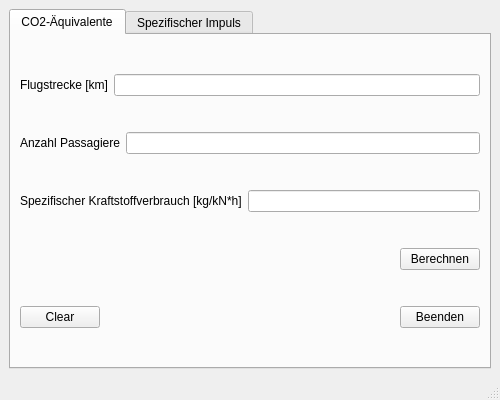
<?xml version="1.0" encoding="UTF-8"?>
<ui version="4.0">
 <class>MainWindow</class>
 <widget class="QMainWindow" name="MainWindow">
  <property name="geometry">
   <rect>
    <x>0</x>
    <y>0</y>
    <width>500</width>
    <height>400</height>
   </rect>
  </property>
  <property name="sizePolicy">
   <sizepolicy hsizetype="Preferred" vsizetype="Preferred">
    <horstretch>0</horstretch>
    <verstretch>0</verstretch>
   </sizepolicy>
  </property>
  <property name="minimumSize">
   <size>
    <width>400</width>
    <height>300</height>
   </size>
  </property>
  <property name="windowTitle">
   <string>Triebwerkshersteller</string>
  </property>
  <widget class="QWidget" name="centralwidget">
   <layout class="QVBoxLayout" name="verticalLayout_2">
    <item>
     <widget class="QTabWidget" name="tabWidget">
      <property name="currentIndex">
       <number>0</number>
      </property>
      <widget class="QWidget" name="CO2_Tab">
       <attribute name="title">
        <string>CO2-Äquivalente</string>
       </attribute>
       <layout class="QVBoxLayout" name="verticalLayout">
        <item>
         <layout class="QHBoxLayout" name="horizontalLayout">
          <item>
           <widget class="QLabel" name="FlugstreckeLabel">
            <property name="text">
             <string>Flugstrecke [km]</string>
            </property>
           </widget>
          </item>
          <item>
           <widget class="QLineEdit" name="FlugstreckeEingabe"/>
          </item>
         </layout>
        </item>
        <item>
         <layout class="QHBoxLayout" name="horizontalLayout_3">
          <item>
           <widget class="QLabel" name="AnzahlLabel">
            <property name="text">
             <string>Anzahl Passagiere</string>
            </property>
           </widget>
          </item>
          <item>
           <widget class="QLineEdit" name="AnzahlEingabe"/>
          </item>
         </layout>
        </item>
        <item>
         <layout class="QHBoxLayout" name="horizontalLayout_4">
          <item>
           <widget class="QLabel" name="sfcCO2Label">
            <property name="text">
             <string>&lt;html&gt;&lt;head/&gt;&lt;body&gt;&lt;p&gt;Spezifischer Kraftstoffverbrauch [kg/kN*h]&lt;/p&gt;&lt;/body&gt;&lt;/html&gt;</string>
            </property>
           </widget>
          </item>
          <item>
           <widget class="QLineEdit" name="sfcEingabe"/>
          </item>
         </layout>
        </item>
        <item>
         <layout class="QHBoxLayout" name="horizontalLayout_6">
          <item>
           <spacer name="horizontalSpacer_2">
            <property name="orientation">
             <enum>Qt::Horizontal</enum>
            </property>
            <property name="sizeHint" stdset="0">
             <size>
              <width>288</width>
              <height>20</height>
             </size>
            </property>
           </spacer>
          </item>
          <item>
           <widget class="QPushButton" name="pushButton">
            <property name="text">
             <string>Berechnen</string>
            </property>
           </widget>
          </item>
         </layout>
        </item>
        <item>
         <layout class="QHBoxLayout" name="horizontalLayout_5">
          <item>
           <widget class="QPushButton" name="ClearCO2Button">
            <property name="text">
             <string>Clear</string>
            </property>
           </widget>
          </item>
          <item>
           <spacer name="horizontalSpacer">
            <property name="orientation">
             <enum>Qt::Horizontal</enum>
            </property>
            <property name="sizeHint" stdset="0">
             <size>
              <width>40</width>
              <height>20</height>
             </size>
            </property>
           </spacer>
          </item>
          <item>
           <widget class="QPushButton" name="BeendenKnopf">
            <property name="text">
             <string>Beenden</string>
            </property>
           </widget>
          </item>
         </layout>
        </item>
       </layout>
      </widget>
      <widget class="QWidget" name="ImpulsTab">
       <attribute name="title">
        <string>Spezifischer Impuls</string>
       </attribute>
       <layout class="QVBoxLayout" name="verticalLayout_3">
        <item>
         <layout class="QHBoxLayout" name="horizontalLayout_8">
          <item>
           <widget class="QLabel" name="sfcImpulsLabel">
            <property name="text">
             <string>Spezifischer Kraftstoffverbrauch [kg/kN*h]</string>
            </property>
           </widget>
          </item>
          <item>
           <widget class="QLineEdit" name="InputSfcLine"/>
          </item>
         </layout>
        </item>
        <item>
         <layout class="QHBoxLayout" name="horizontalLayout_9">
          <item>
           <widget class="QLabel" name="ImpulsLabel">
            <property name="text">
             <string>Der spezifische Impuls beträgt:            </string>
            </property>
           </widget>
          </item>
          <item>
           <widget class="QLineEdit" name="OutputImpLabel">
            <property name="enabled">
             <bool>true</bool>
            </property>
            <property name="readOnly">
             <bool>true</bool>
            </property>
           </widget>
          </item>
         </layout>
        </item>
        <item>
         <layout class="QHBoxLayout" name="horizontalLayout_7">
          <item>
           <spacer name="horizontalSpacer_4">
            <property name="orientation">
             <enum>Qt::Horizontal</enum>
            </property>
            <property name="sizeHint" stdset="0">
             <size>
              <width>40</width>
              <height>20</height>
             </size>
            </property>
           </spacer>
          </item>
          <item>
           <widget class="QPushButton" name="BerechnenButton">
            <property name="text">
             <string>Berechnen</string>
            </property>
           </widget>
          </item>
         </layout>
        </item>
        <item>
         <layout class="QHBoxLayout" name="horizontalLayout_2">
          <item>
           <widget class="QPushButton" name="ClearImpulsButton">
            <property name="text">
             <string>Clear</string>
            </property>
           </widget>
          </item>
          <item>
           <spacer name="horizontalSpacer_3">
            <property name="orientation">
             <enum>Qt::Horizontal</enum>
            </property>
            <property name="sizeHint" stdset="0">
             <size>
              <width>40</width>
              <height>20</height>
             </size>
            </property>
           </spacer>
          </item>
          <item>
           <widget class="QPushButton" name="BeendenButton">
            <property name="text">
             <string>Beenden</string>
            </property>
           </widget>
          </item>
         </layout>
        </item>
       </layout>
      </widget>
     </widget>
    </item>
   </layout>
  </widget>
  <widget class="QStatusBar" name="statusbar"/>
  <widget class="QMenuBar" name="menubar">
   <property name="geometry">
    <rect>
     <x>0</x>
     <y>0</y>
     <width>500</width>
     <height>22</height>
    </rect>
   </property>
  </widget>
 </widget>
 <resources/>
 <connections>
  <connection>
   <sender>BeendenKnopf</sender>
   <signal>pressed()</signal>
   <receiver>MainWindow</receiver>
   <slot>close()</slot>
   <hints>
    <hint type="sourcelabel">
     <x>375</x>
     <y>235</y>
    </hint>
    <hint type="destinationlabel">
     <x>211</x>
     <y>140</y>
    </hint>
   </hints>
  </connection>
  <connection>
   <sender>BeendenButton</sender>
   <signal>pressed()</signal>
   <receiver>MainWindow</receiver>
   <slot>close()</slot>
   <hints>
    <hint type="sourcelabel">
     <x>439</x>
     <y>322</y>
    </hint>
    <hint type="destinationlabel">
     <x>249</x>
     <y>199</y>
    </hint>
   </hints>
  </connection>
  <connection>
   <sender>ClearImpulsButton</sender>
   <signal>pressed()</signal>
   <receiver>InputSfcLine</receiver>
   <slot>clear()</slot>
   <hints>
    <hint type="sourcelabel">
     <x>58</x>
     <y>322</y>
    </hint>
    <hint type="destinationlabel">
     <x>348</x>
     <y>98</y>
    </hint>
   </hints>
  </connection>
  <connection>
   <sender>ClearImpulsButton</sender>
   <signal>pressed()</signal>
   <receiver>OutputImpLabel</receiver>
   <slot>clear()</slot>
   <hints>
    <hint type="sourcelabel">
     <x>58</x>
     <y>322</y>
    </hint>
    <hint type="destinationlabel">
     <x>350</x>
     <y>173</y>
    </hint>
   </hints>
  </connection>
  <connection>
   <sender>ClearCO2Button</sender>
   <signal>pressed()</signal>
   <receiver>sfcEingabe</receiver>
   <slot>clear()</slot>
   <hints>
    <hint type="sourcelabel">
     <x>58</x>
     <y>329</y>
    </hint>
    <hint type="destinationlabel">
     <x>348</x>
     <y>210</y>
    </hint>
   </hints>
  </connection>
  <connection>
   <sender>ClearCO2Button</sender>
   <signal>pressed()</signal>
   <receiver>AnzahlEingabe</receiver>
   <slot>clear()</slot>
   <hints>
    <hint type="sourcelabel">
     <x>58</x>
     <y>329</y>
    </hint>
    <hint type="destinationlabel">
     <x>298</x>
     <y>150</y>
    </hint>
   </hints>
  </connection>
  <connection>
   <sender>ClearCO2Button</sender>
   <signal>pressed()</signal>
   <receiver>FlugstreckeEingabe</receiver>
   <slot>clear()</slot>
   <hints>
    <hint type="sourcelabel">
     <x>58</x>
     <y>329</y>
    </hint>
    <hint type="destinationlabel">
     <x>295</x>
     <y>91</y>
    </hint>
   </hints>
  </connection>
 </connections>
</ui>
